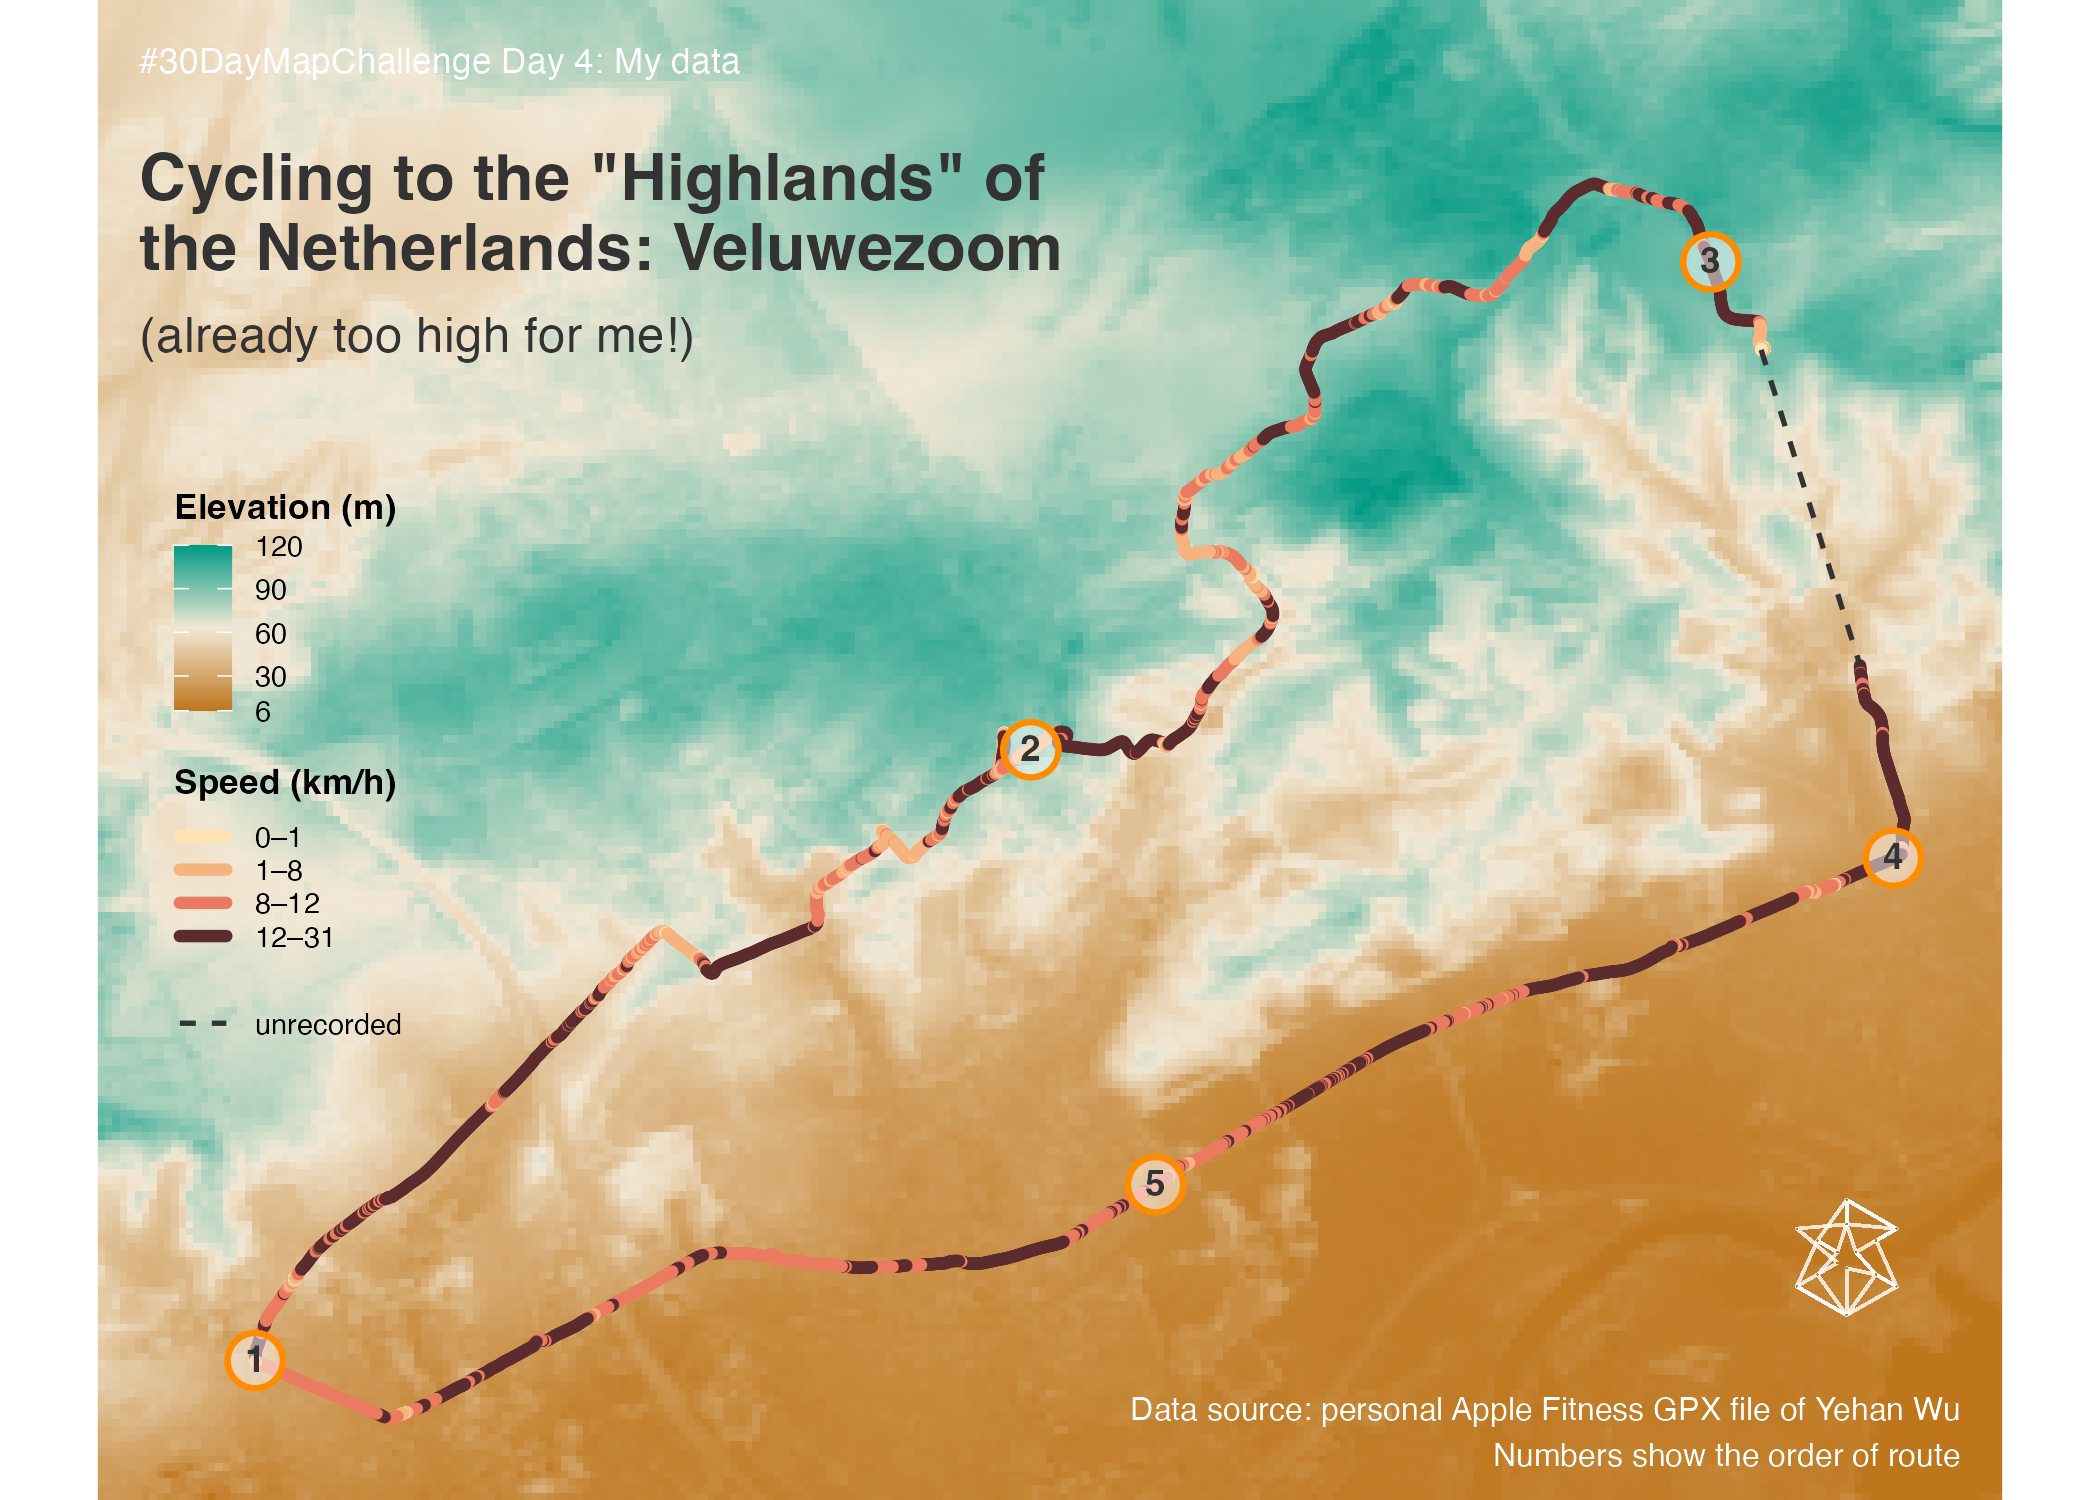

This figure's R source:
# Day 4 My Data
# 2025-11-04

library(sf)
library(terra)
library(tidyverse)
library(png)
library(grid)

# data
marks  <- st_read("data/tracking.gpkg", "markpoints", quiet=TRUE)
routes <- st_read("data/tracking.gpkg", "routelines",  quiet=TRUE)
gaps   <- st_read("data/tracking.gpkg", "unrecorded",  quiet=TRUE)
dem    <- rast("data/dtm.tif")
logo   <- "data/Logo_White.png"

# DTM legend setup
emin <- min(d$elevation, na.rm=TRUE); emax <- max(d$elevation, na.rm=TRUE)
mid  <- c(30,60,90); mid <- mid[mid>=emin & mid<=emax]
ebreaks <- c(emin, mid, emax); elabs <- c(round(emin), mid, round(emax))

# speed legend setup
qs <- quantile(routes$speed_kmh, probs=seq(0,1,length.out=5), na.rm=TRUE)
routes$pace <- cut(routes$speed_kmh, qs, include.lowest=TRUE)
pace_labels <- paste0(round(qs[-5]), "–", round(qs[-1]))

# palettes
pal_dtm <- colorRampPalette(c("#be761d","#f2e8d5","#009a85"))(100)
pal_speed  <- c("#FFE3B3","#F6B37F","#EA7B60","#5B2B2D")
marks <- mutate(marks, lbl = as.character(name))

p <- ggplot() +
  geom_raster(data=d, aes(x,y,fill=elevation)) +
  scale_fill_gradientn(colours=pal_dtm, name="Elevation (m)",
                       limits=c(emin,emax), breaks=ebreaks, labels=elabs,
                       guide=guide_colorbar(barheight=unit(45,"pt"),
                                            ticks=TRUE, draw.ulim=TRUE, draw.llim=TRUE,
                                            label.theme=element_text(size=8))) +
  geom_sf(data=routes, aes(color=pace), linewidth=1.4, lineend="round", linejoin="round") +
  scale_color_manual(name="Speed (km/h)", values=pal_speed, breaks=levels(routes$pace),
                     labels=pace_labels, guide=guide_legend(override.aes=list(linewidth=2.4))) +
  geom_sf(data=gaps, aes(linetype="unrecorded"), color="#333", linewidth=0.6) +
  scale_linetype_manual(name=NULL, values=c(unrecorded="33"), breaks="unrecorded", labels="unrecorded") +
  guides(fill=guide_colorbar(order=1), color=guide_legend(order=2), linetype=guide_legend(order=3)) +
  geom_sf(data=marks, shape=21, size=5.5, color="darkorange",
          fill=scales::alpha("white",0.5), stroke=1.1) +
  geom_sf_text(data=marks, aes(label=lbl), color="#333", size=3.2, fontface="bold", nudge_y=10) +
  coord_sf(expand=FALSE, clip="off") +
  annotate("text", x=x0+0.02*dx, y=y1-0.03*dy, label="#30DayMapChallenge Day 4: My data",
           hjust=0, vjust=1, size=3, color="white") +
  annotate("text", x=x0+0.02*dx, y=y1-0.10*dy,
           label="Cycling to the \"Highlands\" of\nthe Netherlands: Veluwezoom",
           hjust=0, vjust=1, lineheight=0.9, size=5.5, fontface="bold", color="#333") +
  annotate("text", x=x0+0.02*dx, y=y1-0.21*dy, label="(already too high for me!)",
           hjust=0, vjust=1, size=4.2, color="#333") +
  annotate("text", x=x1-0.02*dx, y=y0+0.02*dy,
           label="Data source: personal Apple Fitness GPX file of Yehan Wu\nNumbers show the order of route",
           hjust=1, vjust=0, size=2.7, color="white", lineheight=1.2) +
  theme_void() +
  theme(legend.position=c(0.1,0.49), legend.direction="vertical",
        legend.title=element_text(size=8.5, face="bold"),
        legend.text=element_text(size=7),
        legend.key.height=unit(8,"pt"), legend.key.width=unit(14,"pt"),
        legend.spacing.y=unit(13,"pt"))

p <- p + annotation_custom(rasterGrob(readPNG(logo)),
                             xmin=x1-0.11*dx, xmax=x1-0.05*dx,
                             ymin=y0+0.12*dy, ymax=y0+0.20*dy)
p
ggsave("4Nov_Mydata.png", p, width=7, height=5,dpi=300)
